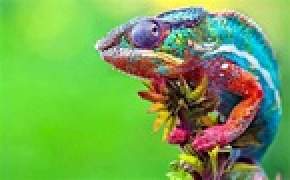
#> input picture th.jpg, 145 x 90 px, shrunk from 474 x 296 before the run, found by its file name (shown 2 times larger)
$ python 1.py
#> lines starting #> are read from the running program, lines starting #| are printed output that depends on the picture
#first question
#A
#The presence of noise affects image quality. Image denoising process attempts to reconstruct a noiseless image and improve its quality. Denoising an image with additive white Gaussian noise (AWGN) is a challenging process. Parameters such as noise mean and variance provide noise characteristics of AWGN
import cv2
import numpy as np
from scipy.stats.kde import gaussian_kde
import matplotlib.pyplot as plt
from google.colab.patches import cv2_imshow
# original image
f = cv2.imread('/content/th.jpg', 0)
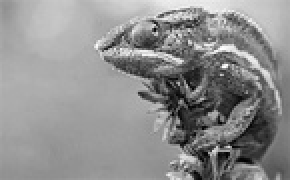
#> f: shape (90, 145) (shown 2 times larger); min 0, max 255, mean 142.9

cv2_imshow(f)
print("original image")
cv2.waitKey(0)
cv2.destroyAllWindows()
print("#------------------------------#")

# create gaussian noise
x, y = f.shape
#> x = 90; y = 145
mean = 0
var = 0.01
sigma = np.sqrt(var)
n = np.random.normal(loc=mean,
                     scale=sigma,
                     size=(x,y))

cv2_imshow(n)
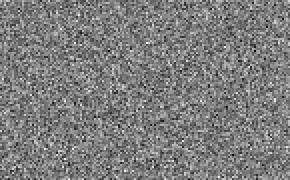
#> shown: shape (90, 145) float64 (shown 2 times larger); min -0.374, max 0.38, mean -0.00159; drawn with min black and max white
print("THIS IS OUR NOISE")
cv2.waitKey(0)
cv2.destroyAllWindows()

# display the probability density function (pdf)
kde = gaussian_kde(n.reshape(int(x*y)))
dist_space = np.linspace(np.min(n), np.max(n), 100)
#> dist_space = 100 values from -0.374 to 0.38
plt.plot(dist_space, kde(dist_space))
plt.xlabel('Noise pixel value'); plt.ylabel('Frequency')
plt.show()
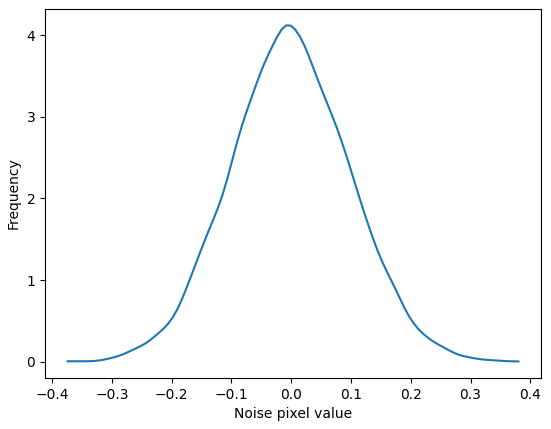
#> figure drawn by matplotlib, 1 panel; curve peaks at x = -0.00835, y = 4.12

# add a gaussian noise
g = f + n

cv2_imshow(g)
print("THIS IS OUR COMBINE IMAGE NOISE WITH NORMAL IMAGE ")
cv2.waitKey(0)
cv2.destroyAllWindows()

# display all
print("ALL 3 IMAGES ARE PRINTED AS FOLLOWS")
cv2_imshow(f)
cv2_imshow(n)
cv2_imshow(g)

cv2.waitKey(0)
cv2.destroyAllWindows()
# [34 lines of commented-out code are left out]
from math import log10, sqrt
import cv2
import numpy as np

def PSNR(original, compressed):
    mse = np.mean((original - compressed) ** 2)
    if(mse == 0):  # MSE is zero means no noise is present in the signal .
                  # Therefore PSNR have no importance.
        return 100
    max_pixel = 255.0
    psnr = 20 * log10(max_pixel / sqrt(mse))
    return psnr

def main():
     original = cv2.imread("/content/th.jpg")
#> original is the input picture: shape (90, 145, 3); mean B, G, R 79.8, 169.6, 114.8
     compressed = cv2.imread("/content/th.jpg", 1)
     value = PSNR(original, compressed)
#> in PSNR, `mse = np.mean((original - compressed) ** 2)`: mse = 0
#> value = 100
     print(f"PSNR value is {value} dB")
#| PSNR value is 100 dB

if __name__ == "__main__":
    main()

#C


import cv2
import numpy as np
from scipy import signal

def cal_ssim(img1, img2):

    K = [0.01, 0.03]
    L = 255
    kernelX = cv2.getGaussianKernel(11, 1.5)
    window = kernelX * kernelX.T

    M,N = np.shape(img1)

    C1 = (K[0]*L)**2
    C2 = (K[1]*L)**2
    img1 = np.float64(img1)
    img2 = np.float64(img2)

    mu1 = signal.convolve2d(img1, window, 'valid')
    mu2 = signal.convolve2d(img2, window, 'valid')

    mu1_sq = mu1*mu1
    mu2_sq = mu2*mu2
    mu1_mu2 = mu1*mu2


    sigma1_sq = signal.convolve2d(img1*img1, window, 'valid') - mu1_sq
    sigma2_sq = signal.convolve2d(img2*img2, window, 'valid') - mu2_sq
    sigma12 = signal.convolve2d(img1*img2, window, 'valid') - mu1_mu2

    ssim_map = ((2*mu1_mu2 + C1)*(2*sigma12 + C2))/((mu1_sq + mu2_sq + C1)*(sigma1_sq + sigma2_sq + C2))
    mssim = np.mean(ssim_map)
    return mssim,ssim_map

# Assuming single channel images are read. For RGB image, uncomment the following commented lines
img2_ = cv2.imread('/content/f5.jpg',0)
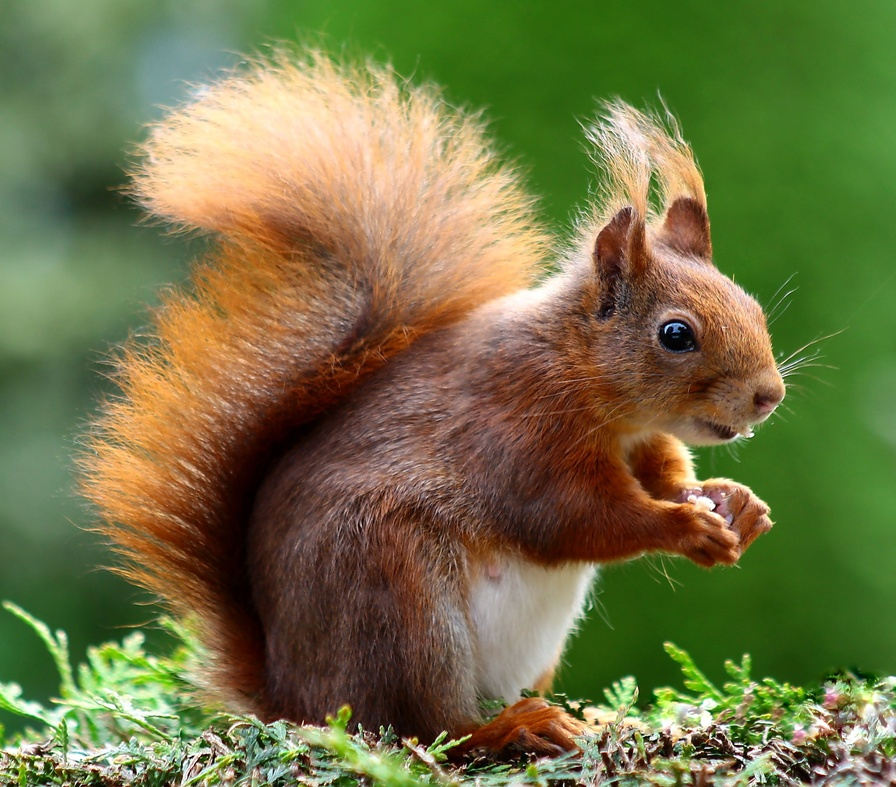
#> input picture f5.jpg, 896 x 787 px, shrunk from 2939 x 2583 before the run, found by its file name
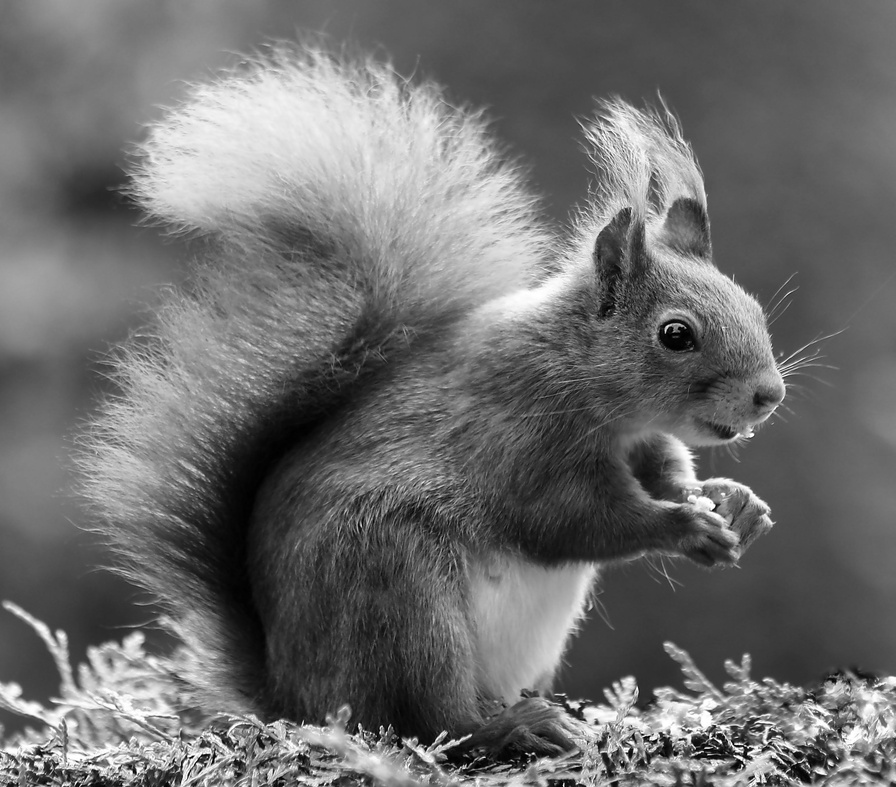
#> img2_: shape (787, 896); min 0, max 255, mean 109.4
#img1 = cv2.cvtColor(img2_, cv2.COLOR_BGR2GRAY)
img2_2 = cv2.imread('/content/f5.jpg',0)
#img2 = cv2.cvtColor(img2_2, cv2.COLOR_BGR2GRAY)

#> (the run stopped early here; a loop or call above may not have finished)
